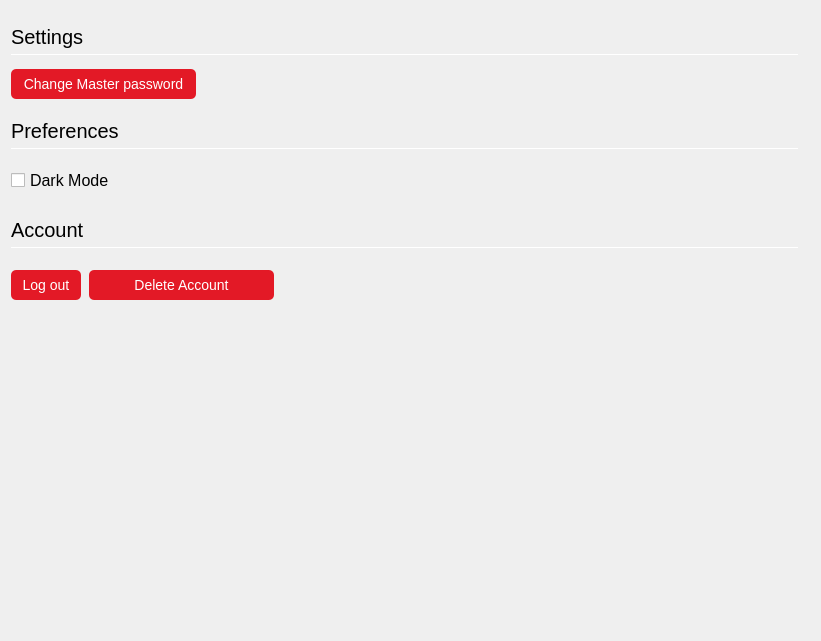
<?xml version="1.0" encoding="UTF-8"?>
<ui version="4.0">
 <class>SettingsPage</class>
 <widget class="QWidget" name="SettingsPage">
  <property name="geometry">
   <rect>
    <x>0</x>
    <y>0</y>
    <width>821</width>
    <height>641</height>
   </rect>
  </property>
  <property name="windowTitle">
   <string>SettingsPage</string>
  </property>
  <property name="styleSheet">
   <string notr="true">QPushButton:hover {
    background-color: #020617;
    border: 1px solid #334155;
	border-radius: 8px;
}

QPushButton#deleteAccountButton, #logoutButton, #changeMPassButton {
	background-color: rgb(227, 25, 38);
	color: rgb(255, 255, 255);
	padding: 5px;
	border-radius: 5px;
	font-size: 14px;
	height: 30px;
}

QPushButton#deleteAccountButton::hover, #logoutButton::hover, #changeMPassButton::hover {
	background-color: rgb(198, 16, 25);
	border: 1px solid rgb(255, 255, 255);
}</string>
  </property>
  <layout class="QVBoxLayout" name="verticalLayout">
   <item>
    <layout class="QVBoxLayout" name="settingsLayout">
     <property name="spacing">
      <number>0</number>
     </property>
     <property name="leftMargin">
      <number>0</number>
     </property>
     <property name="topMargin">
      <number>8</number>
     </property>
     <property name="rightMargin">
      <number>12</number>
     </property>
     <property name="bottomMargin">
      <number>8</number>
     </property>
     <item>
      <widget class="QLabel" name="settingsLabel">
       <property name="sizePolicy">
        <sizepolicy hsizetype="Fixed" vsizetype="Fixed">
         <horstretch>0</horstretch>
         <verstretch>0</verstretch>
        </sizepolicy>
       </property>
       <property name="minimumSize">
        <size>
         <width>110</width>
         <height>35</height>
        </size>
       </property>
       <property name="maximumSize">
        <size>
         <width>110</width>
         <height>35</height>
        </size>
       </property>
       <property name="font">
        <font>
         <pointsize>15</pointsize>
        </font>
       </property>
       <property name="text">
        <string>Settings</string>
       </property>
      </widget>
     </item>
     <item>
      <widget class="QFrame" name="hrLine">
       <property name="minimumSize">
        <size>
         <width>0</width>
         <height>1</height>
        </size>
       </property>
       <property name="maximumSize">
        <size>
         <width>16777215</width>
         <height>1</height>
        </size>
       </property>
       <property name="styleSheet">
        <string notr="true">#hrLine, #hrLine_2, #hrLine_3 {
	border: 1px solid white;
}

#changeMPassBtn{
	padding: 2px 5px;
	color: white;
	background-color: rgb(229, 18, 21)
}</string>
       </property>
       <property name="frameShape">
        <enum>QFrame::Shape::StyledPanel</enum>
       </property>
       <property name="frameShadow">
        <enum>QFrame::Shadow::Raised</enum>
       </property>
      </widget>
     </item>
    </layout>
   </item>
   <item>
    <widget class="QPushButton" name="changeMPassButton">
     <property name="sizePolicy">
      <sizepolicy hsizetype="Fixed" vsizetype="Fixed">
       <horstretch>0</horstretch>
       <verstretch>0</verstretch>
      </sizepolicy>
     </property>
     <property name="minimumSize">
      <size>
       <width>185</width>
       <height>30</height>
      </size>
     </property>
     <property name="maximumSize">
      <size>
       <width>185</width>
       <height>30</height>
      </size>
     </property>
     <property name="font">
      <font>
       <pointsize>-1</pointsize>
      </font>
     </property>
     <property name="cursor">
      <cursorShape>PointingHandCursor</cursorShape>
     </property>
     <property name="styleSheet">
      <string notr="true">#changeMPassBtn {
	background-color: rgb(227, 25, 38);
	color: white;
	padding: 5px;
	border-radius: 5px;
}

#changeMPassBtn:hover {
	background-color: rgb(198, 16, 25);
	border: 1px solid white;
}</string>
     </property>
     <property name="text">
      <string>Change Master password</string>
     </property>
     <property name="flat">
      <bool>false</bool>
     </property>
    </widget>
   </item>
   <item>
    <layout class="QVBoxLayout" name="preferencesLayout">
     <property name="spacing">
      <number>0</number>
     </property>
     <property name="leftMargin">
      <number>0</number>
     </property>
     <property name="topMargin">
      <number>8</number>
     </property>
     <property name="rightMargin">
      <number>12</number>
     </property>
     <property name="bottomMargin">
      <number>8</number>
     </property>
     <item>
      <widget class="QLabel" name="preferencesLabel">
       <property name="sizePolicy">
        <sizepolicy hsizetype="Fixed" vsizetype="Fixed">
         <horstretch>0</horstretch>
         <verstretch>0</verstretch>
        </sizepolicy>
       </property>
       <property name="minimumSize">
        <size>
         <width>110</width>
         <height>35</height>
        </size>
       </property>
       <property name="maximumSize">
        <size>
         <width>110</width>
         <height>35</height>
        </size>
       </property>
       <property name="font">
        <font>
         <pointsize>15</pointsize>
        </font>
       </property>
       <property name="text">
        <string>Preferences</string>
       </property>
      </widget>
     </item>
     <item>
      <widget class="QFrame" name="hrLine_3">
       <property name="minimumSize">
        <size>
         <width>0</width>
         <height>1</height>
        </size>
       </property>
       <property name="maximumSize">
        <size>
         <width>16777215</width>
         <height>1</height>
        </size>
       </property>
       <property name="styleSheet">
        <string notr="true">#hrLine, #hrLine_2, #hrLine_3 {
	border: 1px solid white;
}

#changeMPassBtn{
	padding: 2px 5px;
	color: white;
	background-color: rgb(229, 18, 21)
}</string>
       </property>
       <property name="frameShape">
        <enum>QFrame::Shape::StyledPanel</enum>
       </property>
       <property name="frameShadow">
        <enum>QFrame::Shadow::Raised</enum>
       </property>
      </widget>
     </item>
    </layout>
   </item>
   <item>
    <widget class="QCheckBox" name="darkModeCheckBox">
     <property name="minimumSize">
      <size>
       <width>100</width>
       <height>35</height>
      </size>
     </property>
     <property name="maximumSize">
      <size>
       <width>100</width>
       <height>35</height>
      </size>
     </property>
     <property name="font">
      <font>
       <pointsize>12</pointsize>
      </font>
     </property>
     <property name="cursor">
      <cursorShape>PointingHandCursor</cursorShape>
     </property>
     <property name="text">
      <string>Dark Mode</string>
     </property>
    </widget>
   </item>
   <item>
    <layout class="QVBoxLayout" name="accountLayout">
     <property name="spacing">
      <number>0</number>
     </property>
     <property name="leftMargin">
      <number>0</number>
     </property>
     <property name="topMargin">
      <number>8</number>
     </property>
     <property name="rightMargin">
      <number>12</number>
     </property>
     <property name="bottomMargin">
      <number>8</number>
     </property>
     <item>
      <widget class="QLabel" name="settingsLabel_2">
       <property name="sizePolicy">
        <sizepolicy hsizetype="Fixed" vsizetype="Fixed">
         <horstretch>0</horstretch>
         <verstretch>0</verstretch>
        </sizepolicy>
       </property>
       <property name="minimumSize">
        <size>
         <width>110</width>
         <height>35</height>
        </size>
       </property>
       <property name="maximumSize">
        <size>
         <width>110</width>
         <height>35</height>
        </size>
       </property>
       <property name="font">
        <font>
         <pointsize>15</pointsize>
        </font>
       </property>
       <property name="text">
        <string>Account</string>
       </property>
      </widget>
     </item>
     <item>
      <widget class="QFrame" name="hrLine_2">
       <property name="minimumSize">
        <size>
         <width>0</width>
         <height>1</height>
        </size>
       </property>
       <property name="maximumSize">
        <size>
         <width>16777215</width>
         <height>1</height>
        </size>
       </property>
       <property name="styleSheet">
        <string notr="true">#hrLine, #hrLine_2, #hrLine_3 {
	border: 1px solid white;
}

#changeMPassBtn{
	padding: 2px 5px;
	color: white;
	background-color: rgb(229, 18, 21)
}</string>
       </property>
       <property name="frameShape">
        <enum>QFrame::Shape::StyledPanel</enum>
       </property>
       <property name="frameShadow">
        <enum>QFrame::Shadow::Raised</enum>
       </property>
      </widget>
     </item>
    </layout>
   </item>
   <item>
    <layout class="QHBoxLayout" name="accountSettingsLayout">
     <property name="spacing">
      <number>8</number>
     </property>
     <property name="leftMargin">
      <number>0</number>
     </property>
     <property name="topMargin">
      <number>8</number>
     </property>
     <property name="rightMargin">
      <number>12</number>
     </property>
     <property name="bottomMargin">
      <number>8</number>
     </property>
     <item>
      <widget class="QPushButton" name="logoutButton">
       <property name="sizePolicy">
        <sizepolicy hsizetype="Fixed" vsizetype="Fixed">
         <horstretch>0</horstretch>
         <verstretch>0</verstretch>
        </sizepolicy>
       </property>
       <property name="minimumSize">
        <size>
         <width>70</width>
         <height>30</height>
        </size>
       </property>
       <property name="maximumSize">
        <size>
         <width>70</width>
         <height>30</height>
        </size>
       </property>
       <property name="font">
        <font>
         <pointsize>-1</pointsize>
        </font>
       </property>
       <property name="cursor">
        <cursorShape>PointingHandCursor</cursorShape>
       </property>
       <property name="text">
        <string>Log out</string>
       </property>
       <property name="flat">
        <bool>true</bool>
       </property>
      </widget>
     </item>
     <item>
      <widget class="QPushButton" name="deleteAccountButton">
       <property name="sizePolicy">
        <sizepolicy hsizetype="Fixed" vsizetype="Fixed">
         <horstretch>0</horstretch>
         <verstretch>0</verstretch>
        </sizepolicy>
       </property>
       <property name="minimumSize">
        <size>
         <width>185</width>
         <height>30</height>
        </size>
       </property>
       <property name="maximumSize">
        <size>
         <width>185</width>
         <height>30</height>
        </size>
       </property>
       <property name="font">
        <font>
         <pointsize>-1</pointsize>
        </font>
       </property>
       <property name="cursor">
        <cursorShape>PointingHandCursor</cursorShape>
       </property>
       <property name="styleSheet">
        <string notr="true"/>
       </property>
       <property name="text">
        <string>Delete Account</string>
       </property>
       <property name="flat">
        <bool>false</bool>
       </property>
      </widget>
     </item>
     <item>
      <spacer name="horizontalSpacer">
       <property name="orientation">
        <enum>Qt::Orientation::Horizontal</enum>
       </property>
       <property name="sizeHint" stdset="0">
        <size>
         <width>40</width>
         <height>20</height>
        </size>
       </property>
      </spacer>
     </item>
    </layout>
   </item>
   <item>
    <spacer name="verticalSpacer">
     <property name="orientation">
      <enum>Qt::Orientation::Vertical</enum>
     </property>
     <property name="sizeHint" stdset="0">
      <size>
       <width>0</width>
       <height>0</height>
      </size>
     </property>
    </spacer>
   </item>
  </layout>
 </widget>
 <layoutdefault spacing="6" margin="11"/>
 <resources/>
 <connections/>
</ui>
